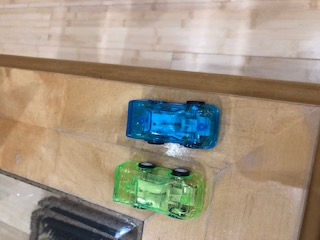
#> input picture Images/Cars.JPG, 320 x 240 px
$ python pillow-pylab.py
#> lines starting #> are read from the running program, lines starting #| are printed output that depends on the picture
from PIL import Image
from pylab import *
# read image to array
im = array(Image.open('../Images/Cars.JPG').convert('L'))
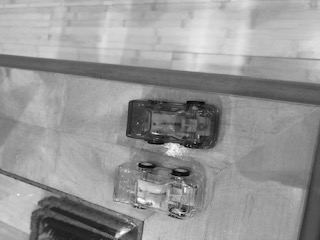
#> im: shape (240, 320); min 0, max 252, mean 150.5

# plot the image
imshow(im)
# some points
x = [100,100,400,400]
y = [200,500,200,500]
# plot the points with red star-markers

# plot(x,y,'r*')
plot(x,y,'go-')
# plot(x,y,'ks:')

# line plot connecting the first two points
plot(x[:2],y[:2])
# add title and show the plot
title('Plotting: "Chess.JPG"')
axis('off')
show()
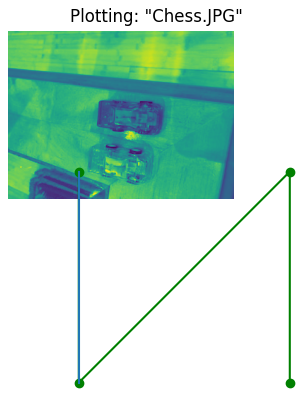
#> figure drawn by matplotlib, 1 panel

figure()
hist(im.flatten(), 128)
show()
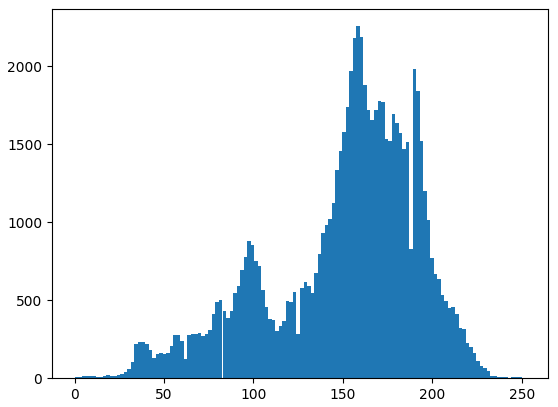
#> figure drawn by matplotlib, 1 panel; tallest bar 2255 high, from x = 157.5 to 159.5

$ run again, with Images/ChessBoard.jpg copied over Images/Cars.JPG
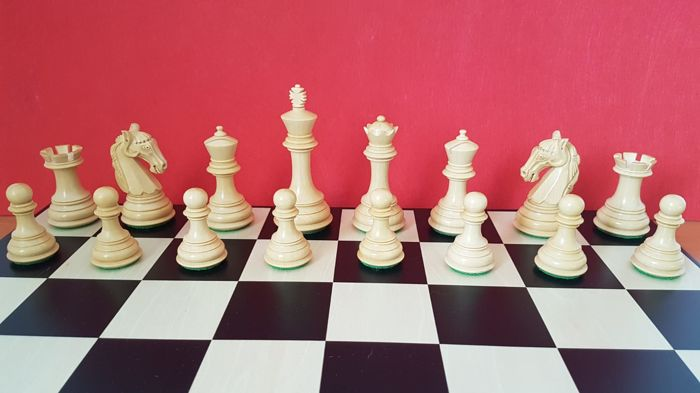
#> input picture Images/ChessBoard.jpg, 700 x 393 px
#> `im = array(Image.open('../Images/Cars.JPG').convert('L'))`:
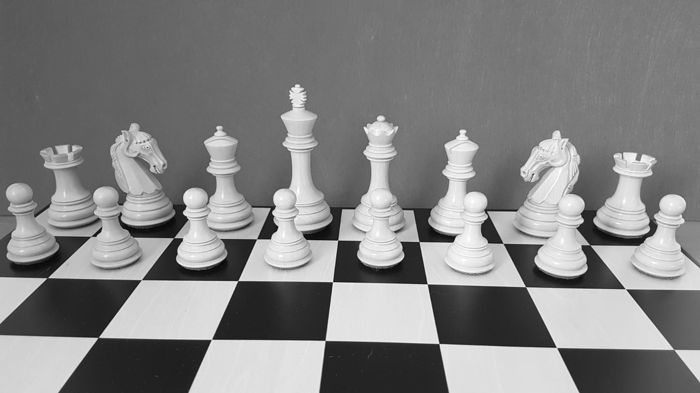
#> im: shape (393, 700); min 3, max 254, mean 130.4
#> `show()`:
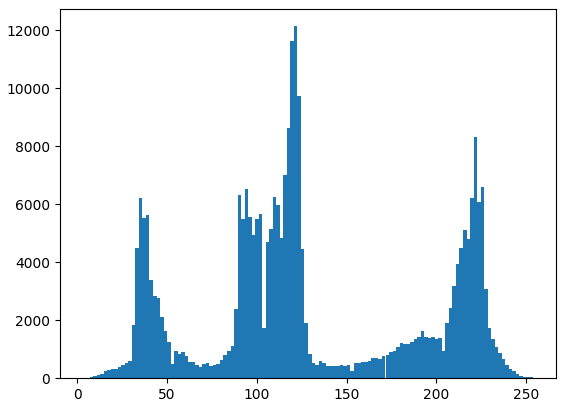
#> figure drawn by matplotlib, 1 panel; tallest bar 12135 high, from x = 120.7 to 122.6

$ run again, with Images/Polygons.JPG copied over Images/Cars.JPG
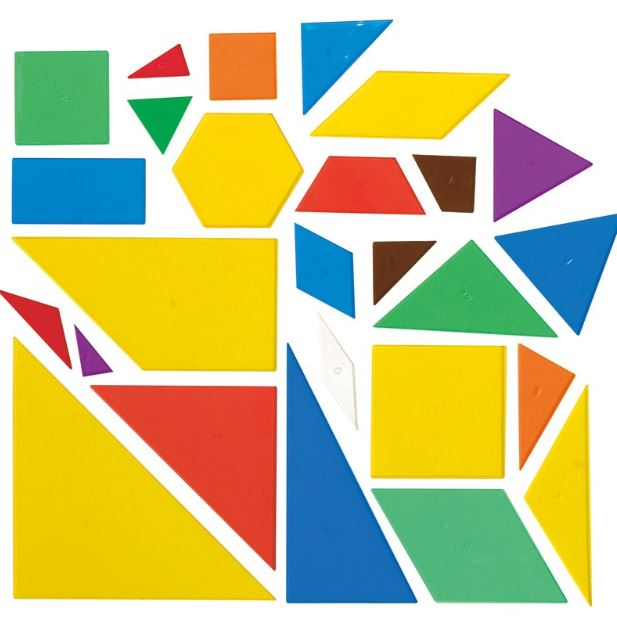
#> input picture Images/Polygons.JPG, 617 x 626 px
#> `im = array(Image.open('../Images/Cars.JPG').convert('L'))`:
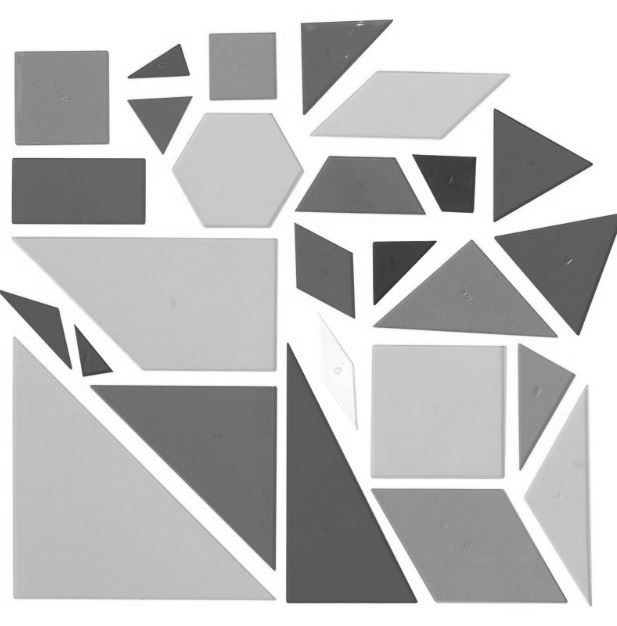
#> im: shape (626, 617); min 36, max 255, mean 192.1
#> `show()`:
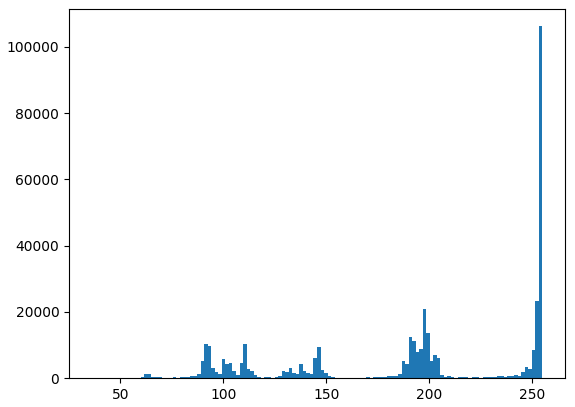
#> figure drawn by matplotlib, 1 panel; tallest bar 106244 high, from x = 253.3 to 255
